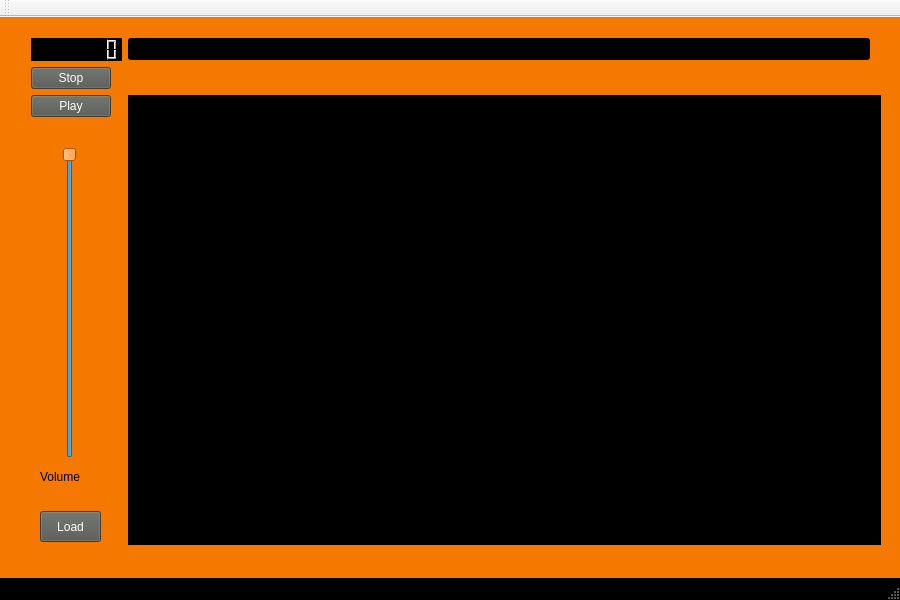
<?xml version="1.0" encoding="UTF-8"?>
<ui version="4.0">
 <class>AudioPlayer</class>
 <widget class="QMainWindow" name="AudioPlayer">
  <property name="geometry">
   <rect>
    <x>0</x>
    <y>0</y>
    <width>900</width>
    <height>600</height>
   </rect>
  </property>
  <property name="minimumSize">
   <size>
    <width>900</width>
    <height>600</height>
   </size>
  </property>
  <property name="maximumSize">
   <size>
    <width>900</width>
    <height>600</height>
   </size>
  </property>
  <property name="windowTitle">
   <string>Qt Media Player</string>
  </property>
  <property name="windowIcon">
   <iconset resource="audioplayer.qrc">
    <normaloff>:/imgs/icon.png</normaloff>:/imgs/icon.png</iconset>
  </property>
  <property name="styleSheet">
   <string notr="true">QMainWindow{
background-color: rgb(0, 0, 0);
}</string>
  </property>
  <widget class="QWidget" name="centralWidget">
   <property name="styleSheet">
    <string notr="true">QWidget{
background-color: rgb(245, 121, 0);
}</string>
   </property>
   <widget class="QWidget" name="layoutWidget">
    <property name="geometry">
     <rect>
      <x>20</x>
      <y>10</y>
      <width>861</width>
      <height>563</height>
     </rect>
    </property>
    <layout class="QFormLayout" name="formLayout">
     <item row="3" column="0">
      <widget class="QLCDNumber" name="lcd">
       <property name="styleSheet">
        <string notr="true">QLCDNumber{
background-color: rgb(0, 0, 0);
color: rgb(255, 255, 255);
}</string>
       </property>
       <property name="digitCount">
        <number>8</number>
       </property>
      </widget>
     </item>
     <item row="3" column="1">
      <widget class="QProgressBar" name="progressBar">
       <property name="enabled">
        <bool>true</bool>
       </property>
       <property name="maximumSize">
        <size>
         <width>760</width>
         <height>16777215</height>
        </size>
       </property>
       <property name="styleSheet">
        <string notr="true">QProgressBar{
background-color:black;
}</string>
       </property>
       <property name="value">
        <number>0</number>
       </property>
       <property name="textVisible">
        <bool>false</bool>
       </property>
      </widget>
     </item>
     <item row="4" column="0">
      <widget class="QPushButton" name="bt_stop">
       <property name="styleSheet">
        <string notr="true">QPushButton{
background-color: rgb(85, 87, 83);
color: rgb(255, 255, 255);
}</string>
       </property>
       <property name="text">
        <string>Stop</string>
       </property>
       <property name="icon">
        <iconset resource="audioplayer.qrc">
         <normaloff>:/imgs/stop.png</normaloff>:/imgs/stop.png</iconset>
       </property>
      </widget>
     </item>
     <item row="5" column="0">
      <widget class="QPushButton" name="bt_play">
       <property name="styleSheet">
        <string notr="true">QPushButton{
background-color: rgb(85, 87, 83);
color: rgb(255, 255, 255);
}</string>
       </property>
       <property name="text">
        <string>Play</string>
       </property>
       <property name="icon">
        <iconset resource="audioplayer.qrc">
         <normaloff>:/imgs/play.png</normaloff>:/imgs/play.png</iconset>
       </property>
      </widget>
     </item>
     <item row="5" column="1">
      <widget class="QLabel" name="lb_screen">
       <property name="minimumSize">
        <size>
         <width>760</width>
         <height>450</height>
        </size>
       </property>
       <property name="maximumSize">
        <size>
         <width>760</width>
         <height>450</height>
        </size>
       </property>
       <property name="styleSheet">
        <string notr="true">QLabel{
	border-color: rgb(255, 255, 255);
	background-color: rgb(0, 0, 0);
}</string>
       </property>
       <property name="text">
        <string/>
       </property>
       <property name="pixmap">
        <pixmap resource="audioplayer.qrc">:/imgs/icon.png</pixmap>
       </property>
       <property name="scaledContents">
        <bool>false</bool>
       </property>
       <property name="alignment">
        <set>Qt::AlignCenter</set>
       </property>
      </widget>
     </item>
    </layout>
   </widget>
   <widget class="QSlider" name="sl_volume">
    <property name="geometry">
     <rect>
      <x>60</x>
      <y>130</y>
      <width>20</width>
      <height>311</height>
     </rect>
    </property>
    <property name="value">
     <number>99</number>
    </property>
    <property name="orientation">
     <enum>Qt::Vertical</enum>
    </property>
   </widget>
   <widget class="QLabel" name="label">
    <property name="geometry">
     <rect>
      <x>40</x>
      <y>450</y>
      <width>51</width>
      <height>20</height>
     </rect>
    </property>
    <property name="text">
     <string>Volume</string>
    </property>
   </widget>
   <widget class="QPushButton" name="bt_load">
    <property name="geometry">
     <rect>
      <x>40</x>
      <y>494</y>
      <width>61</width>
      <height>31</height>
     </rect>
    </property>
    <property name="styleSheet">
     <string notr="true">QPushButton{
background-color: rgb(85, 87, 83);
color: rgb(255, 255, 255);
}</string>
    </property>
    <property name="text">
     <string>Load</string>
    </property>
   </widget>
  </widget>
  <widget class="QToolBar" name="mainToolBar">
   <attribute name="toolBarArea">
    <enum>TopToolBarArea</enum>
   </attribute>
   <attribute name="toolBarBreak">
    <bool>false</bool>
   </attribute>
  </widget>
  <widget class="QStatusBar" name="statusBar">
   <property name="styleSheet">
    <string notr="true">QStatusBar{
color: rgb(255, 255, 255);
}</string>
   </property>
  </widget>
  <action name="actionLoad_single_song">
   <property name="text">
    <string>Load single song</string>
   </property>
   <property name="shortcut">
    <string>Ctrl+O</string>
   </property>
  </action>
  <action name="actionLoad_Playlist">
   <property name="text">
    <string>Load Playlist</string>
   </property>
   <property name="shortcut">
    <string>Ctrl+Shift+O</string>
   </property>
  </action>
 </widget>
 <layoutdefault spacing="6" margin="11"/>
 <resources>
  <include location="audioplayer.qrc"/>
 </resources>
 <connections/>
</ui>
